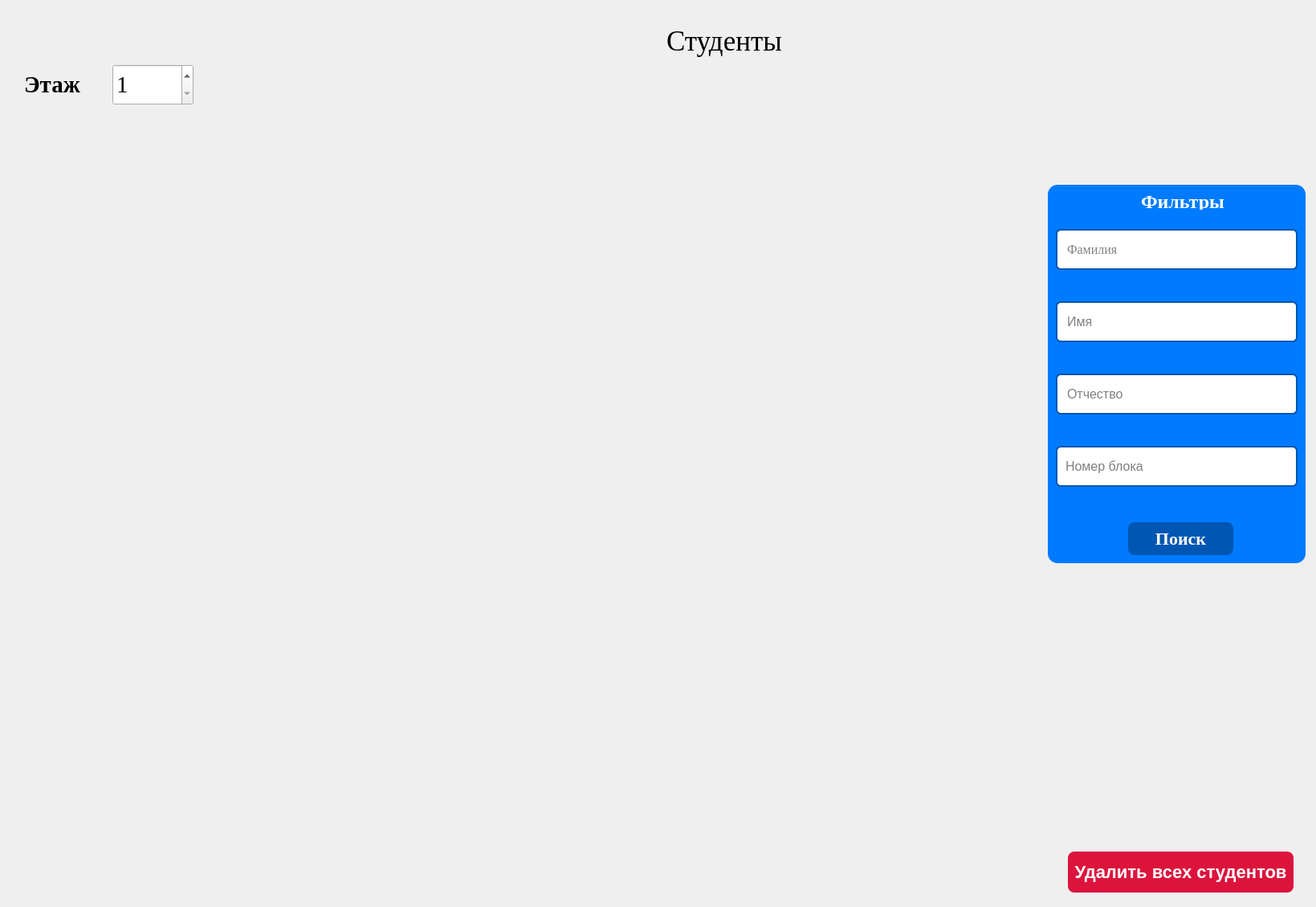
<?xml version="1.0" encoding="UTF-8"?>
<ui version="4.0">
 <class>StudentsWidget</class>
 <widget class="QWidget" name="StudentsWidget">
  <property name="geometry">
   <rect>
    <x>0</x>
    <y>0</y>
    <width>1639</width>
    <height>1129</height>
   </rect>
  </property>
  <property name="windowTitle">
   <string>Form</string>
  </property>
  <widget class="QPushButton" name="delAll">
   <property name="geometry">
    <rect>
     <x>1330</x>
     <y>1040</y>
     <width>281</width>
     <height>71</height>
    </rect>
   </property>
   <property name="cursor">
    <cursorShape>PointingHandCursor</cursorShape>
   </property>
   <property name="styleSheet">
    <string notr="true">QPushButton {
    background-color: #DC143C; /* Основной цвет фона кнопки */
    color: white; /* Цвет текста кнопки */
    border: none; /* Убираем рамки */
    border-radius: 8px; /* Закругленные углы */
    padding: 5px; /* Отступы внутри кнопки */
    font-size: 22px; /* Размер шрифта кнопки */
    font-weight: bold; /* Жирный текст */
    margin-top: 20px; /* Отступ сверху */
}

QPushButton:hover {
    background-color: #8B0000; /* Темнее при наведении */
}

QPushButton:pressed {
    background-color: red; /* Цвет при нажатии */
}</string>
   </property>
   <property name="text">
    <string>Удалить всех студентов</string>
   </property>
  </widget>
  <widget class="QGroupBox" name="filters">
   <property name="geometry">
    <rect>
     <x>1305</x>
     <y>230</y>
     <width>321</width>
     <height>471</height>
    </rect>
   </property>
   <property name="styleSheet">
    <string notr="true">QWidget {
    background-color: #007BFF; /* Синий фон для окна */
    border-radius: 12px; /* Закругленные углы */
    padding: 20px; /* Отступы внутри окна */
}</string>
   </property>
   <property name="title">
    <string/>
   </property>
   <widget class="QLineEdit" name="surname">
    <property name="geometry">
     <rect>
      <x>10</x>
      <y>50</y>
      <width>301</width>
      <height>61</height>
     </rect>
    </property>
    <property name="font">
     <font>
      <family>Times New Roman</family>
      <pointsize>-1</pointsize>
     </font>
    </property>
    <property name="styleSheet">
     <string notr="true">QLineEdit {
    background-color: #FFFFFF; /* Белый фон для полей ввода */
    border: 2px solid #0056b3; /* Синяя рамка */
    border-radius: 6px; /* Закругленные углы */
    padding: 10px; /* Отступы внутри поля */
    font-size: 16px; /* Размер шрифта */
    margin: 5px 0; /* Отступы между полями */
}

QLineEdit:focus {
    border-color: #007BFF; /* Цвет рамки при фокусе */
}</string>
    </property>
    <property name="placeholderText">
     <string>Фамилия</string>
    </property>
   </widget>
   <widget class="QLineEdit" name="name">
    <property name="geometry">
     <rect>
      <x>10</x>
      <y>140</y>
      <width>301</width>
      <height>61</height>
     </rect>
    </property>
    <property name="styleSheet">
     <string notr="true">QLineEdit {
    background-color: #FFFFFF; /* Белый фон для полей ввода */
    border: 2px solid #0056b3; /* Синяя рамка */
    border-radius: 6px; /* Закругленные углы */
    padding: 10px; /* Отступы внутри поля */
    font-size: 16px; /* Размер шрифта */
    margin: 5px 0; /* Отступы между полями */
}

QLineEdit:focus {
    border-color: #007BFF; /* Цвет рамки при фокусе */
}</string>
    </property>
    <property name="placeholderText">
     <string>Имя</string>
    </property>
   </widget>
   <widget class="QLineEdit" name="patronym">
    <property name="geometry">
     <rect>
      <x>10</x>
      <y>230</y>
      <width>301</width>
      <height>61</height>
     </rect>
    </property>
    <property name="styleSheet">
     <string notr="true">QLineEdit {
    background-color: #FFFFFF; /* Белый фон для полей ввода */
    border: 2px solid #0056b3; /* Синяя рамка */
    border-radius: 6px; /* Закругленные углы */
    padding: 10px; /* Отступы внутри поля */
    font-size: 16px; /* Размер шрифта */
    margin: 5px 0; /* Отступы между полями */
}

QLineEdit:focus {
    border-color: #007BFF; /* Цвет рамки при фокусе */
}</string>
    </property>
    <property name="placeholderText">
     <string>Отчество</string>
    </property>
   </widget>
   <widget class="QLineEdit" name="block">
    <property name="geometry">
     <rect>
      <x>10</x>
      <y>320</y>
      <width>301</width>
      <height>61</height>
     </rect>
    </property>
    <property name="styleSheet">
     <string notr="true">QLineEdit {
    background-color: #FFFFFF; /* Белый фон для полей ввода */
    border: 2px solid #0056b3; /* Синяя рамка */
    border-radius: 6px; /* Закругленные углы */
    padding: 8px; /* Отступы внутри поля */
    font-size: 16px; /* Размер шрифта */
    margin: 5px 0; /* Отступы между полями */
}

QLineEdit:focus {
    border-color: #007BFF; /* Цвет рамки при фокусе */
}</string>
    </property>
    <property name="placeholderText">
     <string>Номер блока</string>
    </property>
   </widget>
   <widget class="QPushButton" name="searchButton">
    <property name="geometry">
     <rect>
      <x>100</x>
      <y>400</y>
      <width>131</width>
      <height>61</height>
     </rect>
    </property>
    <property name="font">
     <font>
      <family>Times New Roman</family>
      <pointsize>-1</pointsize>
      <bold>true</bold>
     </font>
    </property>
    <property name="cursor">
     <cursorShape>PointingHandCursor</cursorShape>
    </property>
    <property name="styleSheet">
     <string notr="true">QPushButton {
    background-color: #0056b3; /* Основной цвет фона кнопки */
    color: white; /* Цвет текста кнопки */
    border: none; /* Убираем рамки */
    border-radius: 8px; /* Закругленные углы */
    padding: 10px; /* Отступы внутри кнопки */
    font-size: 22px; /* Размер шрифта кнопки */
    font-weight: bold; /* Жирный текст */
    margin-top: 20px; /* Отступ сверху */
}

QPushButton:hover {
    background-color: #004085; /* Темнее при наведении */
}

QPushButton:pressed {
    background-color: #003366; /* Цвет при нажатии */
}</string>
    </property>
    <property name="text">
     <string>Поиск</string>
    </property>
   </widget>
   <widget class="QLabel" name="filtersHeader">
    <property name="geometry">
     <rect>
      <x>90</x>
      <y>-10</y>
      <width>151</width>
      <height>61</height>
     </rect>
    </property>
    <property name="font">
     <font>
      <family>Times New Roman</family>
      <pointsize>-1</pointsize>
      <bold>true</bold>
     </font>
    </property>
    <property name="styleSheet">
     <string notr="true">color: #FFFFFF;
font-size: 24px; /* Размер шрифта кнопки */
font-weight: bold; /* Жирный текст */</string>
    </property>
    <property name="text">
     <string>Фильтры</string>
    </property>
   </widget>
  </widget>
  <widget class="QLabel" name="mainHeader">
   <property name="geometry">
    <rect>
     <x>830</x>
     <y>20</y>
     <width>161</width>
     <height>61</height>
    </rect>
   </property>
   <property name="font">
    <font>
     <family>Times New Roman</family>
     <pointsize>26</pointsize>
    </font>
   </property>
   <property name="text">
    <string>Студенты</string>
   </property>
  </widget>
  <widget class="QSpinBox" name="floorNumber">
   <property name="geometry">
    <rect>
     <x>140</x>
     <y>80</y>
     <width>101</width>
     <height>51</height>
    </rect>
   </property>
   <property name="font">
    <font>
     <family>Times New Roman</family>
     <pointsize>22</pointsize>
    </font>
   </property>
   <property name="cursor">
    <cursorShape>PointingHandCursor</cursorShape>
   </property>
   <property name="minimum">
    <number>1</number>
   </property>
   <property name="maximum">
    <number>16</number>
   </property>
  </widget>
  <widget class="QLabel" name="label">
   <property name="geometry">
    <rect>
     <x>30</x>
     <y>90</y>
     <width>91</width>
     <height>31</height>
    </rect>
   </property>
   <property name="font">
    <font>
     <family>Times New Roman</family>
     <pointsize>22</pointsize>
     <bold>true</bold>
    </font>
   </property>
   <property name="text">
    <string>Этаж</string>
   </property>
  </widget>
  <widget class="QWidget" name="verticalLayoutWidget">
   <property name="geometry">
    <rect>
     <x>9</x>
     <y>149</y>
     <width>1281</width>
     <height>961</height>
    </rect>
   </property>
   <layout class="QVBoxLayout" name="scrollLayout"/>
  </widget>
 </widget>
 <resources/>
 <connections/>
</ui>
